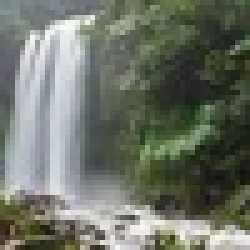
#> input picture downsized_falls.png, 50 x 50 px (shown 5 times larger)
$ python Driver.py   (Python 2 division)   (older library calls are emulated)
#> lines starting #> are read from the running program, lines starting #| are printed output that depends on the picture
### matrix_image.py
from scipy import misc
import matplotlib.pyplot as plt
import numpy as np

MASK_VALUE = -1

class ImageHandler(object):

    def __init__(self, path):
        super(ImageHandler, self).__init__()
        self.path = path
        self.img_data = misc.imread(path)
        self.old_img_data = 0
        print self.img_data.shape
        self.img_shape = (self.img_data.shape[0], self.img_data.shape[1])

    def update_old_image(self, img_data):
        #old image reference
        self.old_img_data = np.copy(img_data)
        grey_old = self.convert_greyscale()
        for color in ['r','g','b']:
            color_index = self.find_color_index(color)
            self.old_img_data[:, :, color_index] = grey_old


    def get_img_data(self):
        return self.img_data

    # [7 lines left out: function render_img_mat_compare, not called in this run]

    def render_img_mat(self):
        plt.imshow(self.img_data)
        plt.show()

    def compose_color_mat(self, color):
        color_index = self.find_color_index(color)
        return np.asmatrix(self.img_data[:,:,color_index])

    def compose_grayscale_mat(self):
        to_return = np.asmatrix(np.empty(self.img_shape))
        rows, cols = self.img_shape
        for r in xrange(rows):
            for c in xrange(cols):
                to_return[r, c] = float(sum(list(self.img_data[r, c, :])))/3
        return to_return

    # conversts original image to greyscale
    def convert_greyscale(self):
        to_return = np.asmatrix(np.empty(self.img_shape))
        rows, cols = self.img_shape
        for r in xrange(rows):
            for c in xrange(cols):
                to_return[r, c] = float(sum(list(self.old_img_data[r, c, :])))/3
        return to_return


    def set_color_matrix(self, color, color_mat):
        color_index = self.find_color_index(color)
        self.img_data[:, :, color_index] = color_mat

    # Note that depending on mask after matrix is masked, picture may not
    # be able to be formed.
    # [14 lines left out: function mask_rgb, not called in this run]


    def find_color_index(self, color):
        colors = ['r', 'g', 'b']
        if color not in colors:
            raise ValueError("Color not recognized.")
        return colors.index(color)

    def add_gaussian_noise(self, variance = 5):
        for i in range(3):
            self.img_data[:, :, i] = self.img_data[:, :, i] + np.sqrt(variance) \
                    * np.random.randn(self.img_shape[0], self.img_shape[1])


# [4 lines left out: function main, not called in this run]

# [2 lines that do not run on import are left out]

### matrix_test.py
from __future__ import division
from matrix_image import ImageHandler
import numpy as np
from scipy import misc
import matplotlib.pyplot as plt

patch_size = 8


# [15 lines left out: functions disp_greyscale, add_noise, not called in this run]

def encode_image(A, patch_size):

	M, N = A.shape
	num_patches = (N-(patch_size-1)) * (M - (patch_size - 1))
	X_t = np.zeros((num_patches, patch_size**2))

	patch_id = 0

	for i in range(M - (patch_size - 1)):
		for j in range(N-(patch_size - 1)):
			X_t[patch_id] = (A[i:i+patch_size:1, j:j+patch_size:1]).flatten()
			patch_id += 1

	return X_t, M, N

# [42 lines left out: functions count_patch_coord, put_patch_back, decode_image, not called in this run]

# patch set method
# make a matrix to count how many pathes are accessing pixel - O(2) lookup time vs 8 if statements (8x complexity)

### KSVDSolver.py
from __future__ import division
import numpy as np
import numpy.linalg as linalg
import sklearn.decomposition as Decomp
from sklearn.linear_model import OrthogonalMatchingPursuit as omp
from matrix_image import MASK_VALUE

class KSVDSolver(object):
    """ KSVDSolver
    - NOTE: All matrices used should be numpy.matrix

    Attributes
    ----------
    self.signals:  is the matrix Y that holds the signals of the data where
        each column is a particular signal. For images, each of the columns
        represents some patch of the picture.

    self.encoding: is the matrix X that holds the current sparse encodings
        of the signals in Y using the current dictionary.

    self.dictionary: is the current overcomplete dictionary that we are using
        to represent the signals

    self.total_iterations: represents the total amount of iterations we
        have done of KSVD to get the current dictionary
    """

    def __init__(self, signals, masking = False, dictionary = None, encoding = None):
        super(KSVDSolver, self).__init__()
        self.signals = signals
        self.masking = masking

        # Set to -1 now so that initializers will know
        self.total_iterations = -1

        if dictionary is None:
            print "Computing initial dictionary..."
            self.find_init_dict()
        else:
            self.dictionary = dictionary

        self.encoding = encoding
        if encoding is None:
            print "Doing initial sparse encoding..."
            self.sparse_encode(masking)

        # Now that everything has been initialized we set iterations to 0
        self.total_iterations = 0

    # [7 lines left out: function learn_dictionary, not called in this run]

    def get_representation(self):
        return self.dictionary, self.encoding

    def get_error(self, norm = 'fro'):
        return linalg.norm(self.signals - self.dictionary * self.encoding, norm)

    """ HELPER FUNCTIONS """

    def sparse_encode(self, masking, nonzero_coefs = None, pursuit = None):
        if pursuit is None:
            pursuit = omp(n_nonzero_coefs = nonzero_coefs, tol = 10.0)

        if self.encoding is None:
            self.encoding = np.asmatrix(np.empty((self.dictionary.shape[1], \
                    self.signals.shape[1])))

        for c in xrange(self.signals.shape[1]):
            if masking:
                maskedVect = np.copy(self.signals[:,c])
                maskedDic = np.copy(self.dictionary)
                for r in xrange(self.signals.shape[0]):
                    if maskedVect[r, 0] == MASK_VALUE:
                        maskedVect[r, 0] = 0
                        maskedDic[r, :] = np.asmatrix(np.zeroes(1, maskedDic.shape[1]))
                pursuit.fit(maskedDic, maskedVect)
            else:
                pursuit.fit(self.dictionary, self.signals[:, c])
            self.encoding[:, c] = np.asmatrix(pursuit.coef_).T

        return self.encoding

    # [20 lines left out: function update_dictionary, not called in this run]


    # The initial dictionary we start with if no alternative is provided
    # is the U of the SVD.
    def find_init_dict(self):
        if self.total_iterations != -1:
            print "The dictionary has already been inqitialized!"
            return
        U, S, V = linalg.svd(self.signals, full_matrices=False)
        self.dictionary = self.normalize_columns(np.asmatrix(U))
        return self.dictionary


    def normalize_columns(self, mat, norm = 2):
        for c in xrange(mat.shape[1]):
            mat[:, c] /= linalg.norm(mat[:, c], norm)
        return mat

    # Assuming the sparse_vector is a row vector
    # [13 lines left out: function throw_out_sparseness, not called in this run]

def test():
    pass


# [2 lines that do not run on import are left out]

### Driver.py
import numpy as np
from KSVDSolver import KSVDSolver
from matrix_image import ImageHandler
from matrix_test import encode_image, decode_image, disp_greyscale, add_noise
from sklearn.decomposition import DictionaryLearning

PATCH_SIZE = 8

def tryDenoising():
    print "___________LOADING IN IMAGE______________"
    ih = ImageHandler("downsized_falls.png")
#> in __init__, self.img_data is the input picture: shape (50, 50, 3); mean R, G, B 110.2, 115.6, 104.8
#| (50, 50, 3)
    ih.add_gaussian_noise(variance= 50)
    ih.update_old_image(ih.img_data)
#> after the loop in convert_greyscale, `for r in xrange(rows):`:
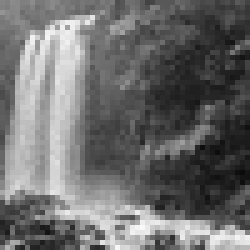
#> to_return: shape (50, 50) float64 (shown 5 times larger); min 11.33, max 248, mean 109.6
    mat = ih.compose_grayscale_mat()
    # [4 lines of commented-out code are left out]


    print "________________UNROLLING X______________"
    mat, m, n = encode_image(mat, PATCH_SIZE)
#> after the loop in encode_image, `for i in range(M - (patch_size - 1)):`:
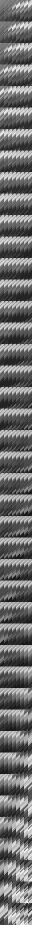
#> X_t: shape (1849, 64) float64 (shown at 1/2 size); min 11.33, max 248, mean 110.2
#> after the loop in encode_image, `for i in range(M - (patch_size - 1)):`: patch_id = 1849

    print "___________________KSVD____________________"
    mat = np.asmatrix(mat).T
    ksvd = KSVDSolver(mat, masking = False)
    ksvd.learn_dictionary(0)
    dic, code = ksvd.get_representation()
    guess = dic * code
    guess = np.asarray(guess.T)

    # for i in range(mat.shape[0]):
    #     for j in range(mat.shape[1]):
    #         print mat[i, j], guess[i, j]


    print "_____________ROLLING UP X_________________"

    result = decode_image(guess, m, n, PATCH_SIZE)
    ih.set_color_matrix('r', result)
    ih.set_color_matrix('g', result)
    ih.set_color_matrix('b', result)
    #ih.render_img_mat()
    ih.render_img_mat_compare()

def main():
    tryDenoising()
#> in tryDenoising, `mat, m, n = encode_image(mat, PATCH_SIZE)`: m = 50
#> in tryDenoising, `mat = np.asmatrix(mat).T`:
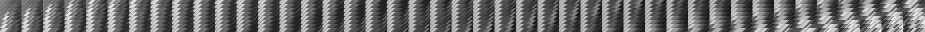
#> mat: shape (64, 1849) float64 (shown at 1/2 size); min 11.33, max 248, mean 110.2
#> in find_init_dict, `U, S, V = linalg.svd(self.signals, full_matrices=False)`:
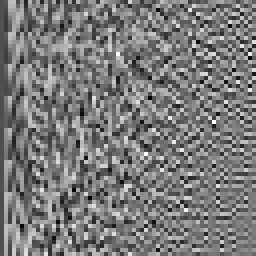
#> U: shape (64, 64) float64 (shown 4 times larger); min -0.353, max 0.378, mean -0.00205; drawn with min black and max white
#> in find_init_dict, `U, S, V = linalg.svd(self.signals, full_matrices=False)`:
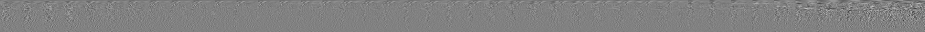
#> V: shape (64, 1849) float64 (shown at 1/2 size); min -0.179, max 0.174, mean -0.000313; drawn with min black and max white
#> in find_init_dict, `U, S, V = linalg.svd(self.signals, full_matrices=False)`: S = 64 values, max 41494.2 at index 0, min 307.7 at index 63, mean 1588.2


if __name__ == '__main__':
#> (the run stopped early here; a loop or call above may not have finished)

$ run again, with goodsize.png copied over downsized_falls.png
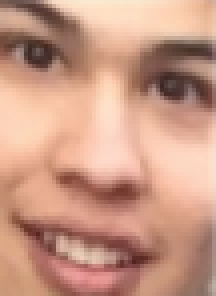
#> input picture goodsize.png, 54 x 74 px (shown 4 times larger)
#> in __init__, self.img_data is the input picture: shape (74, 54, 4); mean R, G, B, A 201.3, 153.1, 132.5, 255
#| (74, 54, 4)
#> after the loop in update_old_image, `for color in ['r','g','b']:`:
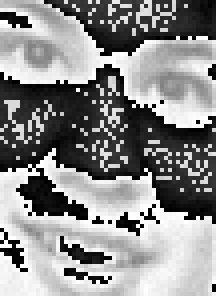
#> self.old_img_data: shape (74, 54, 4) (shown 4 times larger); mean R, G, B, A 139.1, 139.1, 139.1, 255
#> after the loop in encode_image, `for i in range(M - (patch_size - 1)):`: patch_id = 3149
#> m = 74; n = 54
#> in find_init_dict, `U, S, V = linalg.svd(self.signals, full_matrices=False)`:
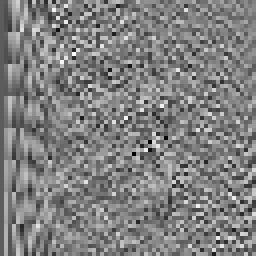
#> U: shape (64, 64) float64 (shown 4 times larger); min -0.439, max 0.426, mean -0.00195; drawn with min black and max white
#> S = 64 values, max 109146.8 at index 0, min 700 at index 63, mean 2987

$ run again, with ian.jpeg saved as downsized_falls.png
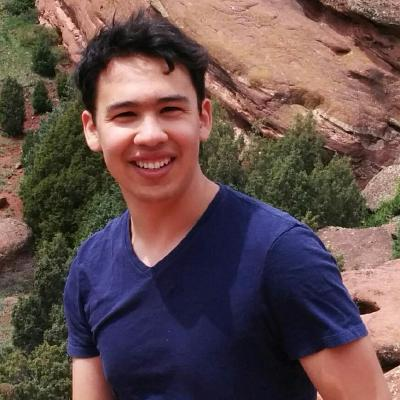
#> input picture ian.jpeg, 400 x 400 px
#> in __init__, self.img_data is the input picture: shape (400, 400, 3); mean R, G, B 100, 78.6, 77.3
#| (400, 400, 3)
#> after the loop in convert_greyscale, `for r in xrange(rows):`:
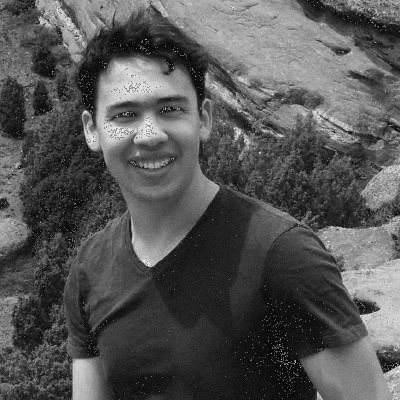
#> to_return: shape (400, 400) float64; min 0.667, max 243.3, mean 85.3
#> after the loop in encode_image, `for i in range(M - (patch_size - 1)):`: patch_id = 154449
#> m = 400
#> in find_init_dict, `U, S, V = linalg.svd(self.signals, full_matrices=False)`:
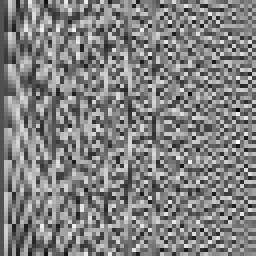
#> U: shape (64, 64) float64 (shown 4 times larger); min -0.333, max 0.319, mean -0.00195; drawn with min black and max white
#> S = 64 values, max 305160.6 at index 0, min 3356.3 at index 63, mean 11058.3
